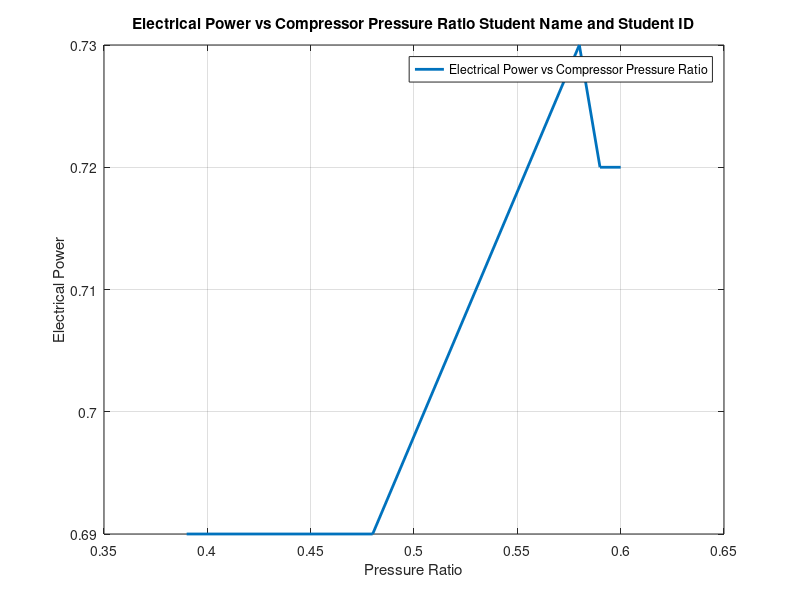

This chart was generated by the following MATLAB code:
% Thermodynmaics Lab 
% Student Name
% Student ID
% Lab 05: To Analyse the compressor performance relative to with Electrical Power

% Graphs
% Draw a Graph between the Electrical Power and Pressure Ratio 
% Given Data
Pressure_Ratio = [0.39, 0.48, 0.58, 0.59, 0.60];
Electrical_Power = [0.69, 0.69, 0.73, 0.72, 0.72];

% Plotting 
plot(Pressure_Ratio, Electrical_Power, 'Linewidth', 2);

% Cutomization
xlabel ('Pressure Ratio');
ylabel ('Electrical Power');
title ('Electrical Power vs Compressor Pressure Ratio Student Name and Student ID')
legend ('Electrical Power vs Compressor Pressure Ratio');
grid on;
